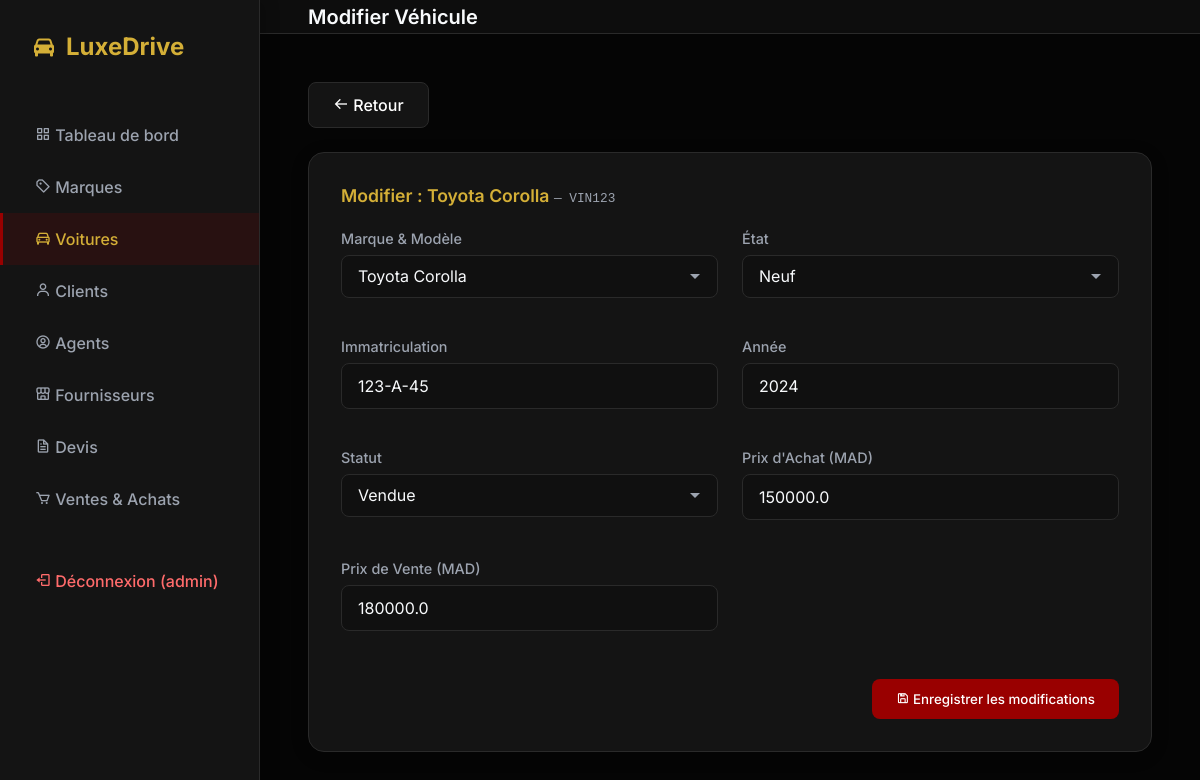
The app's page /voitures/edit/VIN123 (signed in) with its own data.
### tables this page shows
CREATE TABLE user (
    id_user INTEGER PRIMARY KEY AUTOINCREMENT,
    username TEXT UNIQUE NOT NULL,
    password TEXT NOT NULL,
    role TEXT CHECK( role IN ('admin', 'user') ) NOT NULL,
    id_client INTEGER,
    FOREIGN KEY (id_client) REFERENCES client(id_client)
);

CREATE TABLE marque (
    id_marque INTEGER PRIMARY KEY AUTOINCREMENT,
    nom_marque TEXT NOT NULL
);

CREATE TABLE modele (
    id_modele INTEGER PRIMARY KEY AUTOINCREMENT,
    nom_modele TEXT,
    id_marque INTEGER,
    FOREIGN KEY (id_marque) REFERENCES marque(id_marque)
);

CREATE TABLE voiture (
    vin TEXT PRIMARY KEY,
    id_modele INTEGER,
    type TEXT CHECK( type IN ('neuf', 'occasion') ),
    immatriculation TEXT,
    annee INTEGER,
    prix_achat REAL,
    prix_vente REAL,
    statut TEXT CHECK( statut IN ('en_stock', 'reservee', 'vendue') ),
    FOREIGN KEY (id_modele) REFERENCES modele(id_modele)
);

### app.py (the view, shortened to what this page needs)
@app.route('/voitures/edit/<vin>', methods=['GET', 'POST'])
@admin_required
def voiture_edit(vin):
    db = get_db()
    cur = db.cursor()
    cur.execute('''SELECT v.*, m.nom_modele, mq.nom_marque FROM voiture v
                   JOIN modele m ON v.id_modele=m.id_modele
                   JOIN marque mq ON m.id_marque=mq.id_marque WHERE v.vin=?''', (vin,))
    voiture = cur.fetchone()
    cur.execute('''SELECT m.id_modele, m.nom_modele, mq.nom_marque FROM modele m
                   JOIN marque mq ON m.id_marque=mq.id_marque ORDER BY mq.nom_marque, m.nom_modele''')
    modeles = cur.fetchall()
    return render_template('voiture_edit.html', voiture=voiture, modeles=modeles)

### app.py (called while the page is built)
def get_db():
    db = getattr(g, '_database', None)
    if db is None:
        db = g._database = sqlite3.connect(DATABASE)
        db.row_factory = sqlite3.Row
    return db

@app.teardown_appcontext
def close_connection(exception):
    db = getattr(g, '_database', None)
    if db is not None:
        db.close()

@app.before_request
def load_logged_in_user():
    user_id = session.get('user_id')
    if user_id is None:
        g.user = None
    else:
        db = get_db()
        cur = db.cursor()
        cur.execute('SELECT * FROM user WHERE id_user = ?', (user_id,))
        g.user = cur.fetchone()

def admin_required(f):
    @wraps(f)
    def decorated_function(*args, **kwargs):
        if 'user_id' not in session or session.get('role') != 'admin':
            return redirect(url_for('voitures'))
        return f(*args, **kwargs)
    return decorated_function

### templates/voiture_edit.html (shortened to what this page needs)
{% extends 'base.html' %}
{% block page_title %}Modifier Véhicule{% endblock %}
{% block content %}
<div class="header-actions" style="margin-bottom:1.5rem;">
    <a href="{{ url_for('voiture_detail', vin=voiture.vin) }}" class="btn" style="background:var(--sidebar-bg);border:1px solid var(--border-color);">
        <i class='bx bx-arrow-back'></i> Retour
    </a>
</div>
<div class="form-container">
    <h2 style="font-size:1.1rem;font-weight:600;margin-bottom:1.5rem;color:var(--accent-gold);">
        Modifier : {{ voiture.nom_marque }} {{ voiture.nom_modele }}
        <span style="font-size:0.8rem;color:var(--text-muted);font-weight:400;font-family:monospace;"> — {{ voiture.vin }}</span>
    </h2>
    <form method="POST" action="{{ url_for('voiture_edit', vin=voiture.vin) }}">
        <div class="form-grid">
            <div class="form-group">
                <label>Marque & Modèle</label>
                <select name="id_modele" required>
                    {% for m in modeles %}
                    <option value="{{ m.id_modele }}" {% if m.id_modele == voiture.id_modele %}selected{% endif %}>
                        {{ m.nom_marque }} {{ m.nom_modele }}
                    </option>
                    {% endfor %}
                </select>
            </div>
            <div class="form-group">
                <label>État</label>
                <select name="type" required>
                    <option value="neuf" {% if voiture.type == 'neuf' %}selected{% endif %}>Neuf</option>
                </select>
            </div>
            <div class="form-group">
                <label>Immatriculation</label>
                <input type="text" name="immatriculation" value="{{ voiture.immatriculation }}" required>
            </div>
            <div class="form-group">
                <label>Année</label>
                <input type="number" name="annee" value="{{ voiture.annee }}" min="1900" max="2099" required>
            </div>
            <div class="form-group">
                <label>Statut</label>
                <select name="statut" required>
                    <option value="vendue" {% if voiture.statut == 'vendue' %}selected{% endif %}>Vendue</option>
                </select>
            </div>
            <div class="form-group">
                <label>Prix d'Achat (MAD)</label>
                <input type="number" name="prix_achat" value="{{ voiture.prix_achat }}" step="0.01" required>
            </div>
            <div class="form-group">
                <label>Prix de Vente (MAD)</label>
                <input type="number" name="prix_vente" value="{{ voiture.prix_vente }}" step="0.01" required>
            </div>
        </div>
        <div style="margin-top:2rem;text-align:right;">
            <button type="submit" class="btn"><i class='bx bx-save'></i> Enregistrer les modifications</button>
        </div>
    </form>
</div>
{% endblock %}

### templates/base.html (shortened to what this page needs)
<!DOCTYPE html>
<html lang="fr">
<head>
    <link rel="stylesheet" href="{{ url_for('static', filename='style.css') }}">
    <link href="https://unpkg.com/boxicons@2.1.4/css/boxicons.min.css" rel="stylesheet">
</head>
<body>
    <aside class="sidebar">
        <div class="brand">
            <i class='bx bxs-car'></i>
            <span>LuxeDrive</span>
        </div>
        <ul class="nav-links">
            {% if g.user and g.user.role == 'admin' %}
            <li><a href="{{ url_for('dashboard') }}" class="{% if request.endpoint == 'dashboard' %}active{% endif %}"><i class='bx bx-grid-alt'></i> Tableau de bord</a></li>
            {% endif %}
            <li><a href="{{ url_for('marques') }}" class="{% if request.endpoint in ['marques','marque_detail'] %}active{% endif %}"><i class='bx bx-purchase-tag-alt'></i> Marques</a></li>
            {% if g.user and g.user.role == 'admin' %}
            <li><a href="{{ url_for('voitures') }}" class="{% if request.endpoint in ['voitures','voitures_add','voiture_detail','voiture_edit'] %}active{% endif %}"><i class='bx bx-car'></i> Voitures</a></li>
            {% endif %}
            {% if g.user and g.user.role == 'admin' %}
            <li><a href="{{ url_for('clients') }}" class="{% if request.endpoint in ['clients','client_edit'] %}active{% endif %}"><i class='bx bx-user'></i> Clients</a></li>
            <li><a href="{{ url_for('agents') }}" class="{% if request.endpoint in ['agents','agent_edit'] %}active{% endif %}"><i class='bx bx-user-circle'></i> Agents</a></li>
            <li><a href="{{ url_for('fournisseurs') }}" class="{% if request.endpoint in ['fournisseurs','fournisseur_edit'] %}active{% endif %}"><i class='bx bx-store-alt'></i> Fournisseurs</a></li>
            <li><a href="{{ url_for('devis_select') }}" class="{% if request.endpoint in ['devis_select','devis'] %}active{% endif %}"><i class='bx bx-file'></i> Devis</a></li>
            <li><a href="{{ url_for('transactions') }}" class="{% if request.endpoint == 'transactions' %}active{% endif %}"><i class='bx bx-cart'></i> Ventes & Achats</a></li>
            {% endif %}
            <li style="margin-top:30px;">
                <a href="{{ url_for('logout') }}" style="color:#ff6b6b;">
                    <i class='bx bx-log-out'></i> Déconnexion ({{ g.user.username if g.user else '' }})
                </a>
            </li>
        </ul>
    </aside>
    <div class="main-content">
        <header>
            <h1 class="page-title">{% block page_title %}Dashboard{% endblock %}</h1>
        </header>
        <main>
            {% block content %}{% endblock %}
        </main>
    </div>
</body>
</html>

### static/style.css (style rules this page uses)
:root { --primary-color: #990000; --primary-hover: #7a0000; --accent-gold: #D4AF37; --bg-color: #050505; --sidebar-bg: #141414; --card-bg: #141414; --text-main: #f8fafc; --text-muted: #9ca3af; --border-color: #2a2a2a; --success: #10b981; --warning: #f59e0b; --danger: #ef4444; }
* { box-sizing: border-box; margin: 0; padding: 0; font-family: 'Inter', sans-serif; }
body { background-color: var(--bg-color); color: var(--text-main); display: flex; height: 100vh; overflow: hidden; }
.sidebar { width: 260px; background-color: var(--sidebar-bg); border-right: 1px solid var(--border-color); display: flex; flex-direction: column; padding: 2rem 0; box-shadow: 4px 0 15px rgba(0,0,0,0.2); z-index: 10; }
.brand { padding: 0 2rem; font-size: 1.5rem; font-weight: 700; color: var(--accent-gold); margin-bottom: 3rem; display: flex; align-items: center; gap: 10px; }
.nav-links { list-style: none; display: flex; flex-direction: column; }
.nav-links li { width: 100%; }
.nav-links a { display: block; padding: 1rem 2rem; color: var(--text-muted); text-decoration: none; font-weight: 500; transition: all 0.3s ease; border-left: 3px solid transparent; }
.nav-links a:hover, .nav-links a.active { background-color: rgba(153, 0, 0, 0.15); color: var(--accent-gold); border-left: 3px solid var(--primary-color); }
.main-content { flex: 1; display: flex; flex-direction: column; overflow-y: auto; }
header { height: 80px; display: flex; align-items: center; padding: 0 3rem; background: rgba(18, 18, 18, 0.7); backdrop-filter: blur(10px); border-bottom: 1px solid var(--border-color); position: sticky; top: 0; z-index: 5; }
.page-title { font-size: 1.25rem; font-weight: 600; }
main { padding: 3rem; flex: 1; }
.btn { display: inline-block; padding: 0.75rem 1.5rem; background-color: var(--primary-color); color: white; border: none; border-radius: 8px; font-weight: 500; cursor: pointer; transition: all 0.3s ease; text-decoration: none; }
.header-actions { display: flex; justify-content: space-between; align-items: center; margin-bottom: 2rem; }
.form-container { background-color: var(--card-bg); border-radius: 16px; border: 1px solid var(--border-color); padding: 2rem; box-shadow: 0 4px 20px rgba(0,0,0,0.1); }
.form-grid { display: grid; grid-template-columns: repeat(auto-fit, minmax(300px, 1fr)); gap: 1.5rem; }
.form-group { display: flex; flex-direction: column; margin-bottom: 1rem; }
.form-group label { font-size: 0.9rem; font-weight: 500; color: var(--text-muted); margin-bottom: 0.5rem; }
.form-group input, .form-group select { padding: 0.75rem 1rem; border-radius: 8px; border: 1px solid var(--border-color); background-color: rgba(0,0,0,0.2); color: var(--text-main); font-size: 1rem; transition: all 0.3s ease; }
.form-group select { appearance: none; -webkit-appearance: none; -moz-appearance: none; background-repeat: no-repeat; background-position: right 1rem center; padding-right: 2.5rem; }
.form-group select option:hover, .form-group select option:checked { background-color: var(--primary-color); color: white; }
.form-group input::placeholder { color: #475569; }

### records on screen
user: user "admin"
marque: nom_marque "Toyota"
modele: nom_modele "Corolla"
voiture: vin "VIN123", id_modele "Toyota Corolla", type "Neuf", immatriculation "123-A-45", annee "2024", statut "Vendue", prix_achat "150000.0", prix_vente "180000.0"
